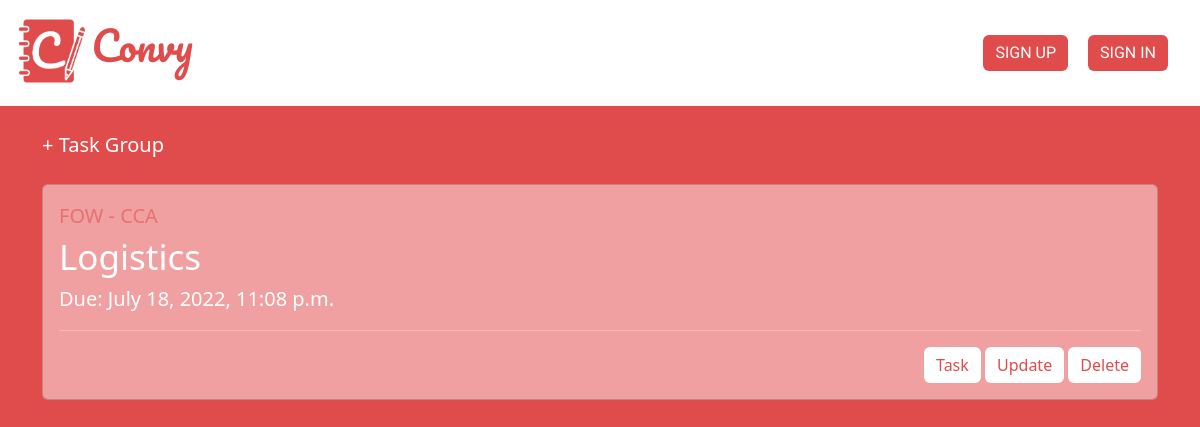
Screenshot of /group/9/taskgroup-list/ with the database file from the repository.
### task/models.py (models this page shows)
class TaskGroup(models.Model):
    user = models.ForeignKey(User, on_delete=models.CASCADE, null = True, blank=True)
    group = models.ForeignKey(Group, on_delete=models.CASCADE, default=1)
    title = models.CharField(max_length=200)
    deadline = models.DateTimeField(null = True, blank = True)
    def __str__(self):
        return self.title

### group/models.py (models this page shows)
class Group(models.Model):
    CATEGORY = (
        ('PERSONAL', 'PERSONAL'),
        ('CCA', 'CCA'),
        ('MODULE', 'MODULE'),
        ('PROJECT', 'PROJECT')
    )
    category = models.CharField(max_length=10, choices=CATEGORY, default='PERS')
    title = models.CharField(max_length=63, blank=False)
    members = models.ManyToManyField(User, blank=True)
    class Meta:
        ordering = ('title',)
    def __str__(self):
        return self.title + " - " + self.category

### group/views.py (the view)
# urls.py: path('<group_id>/taskgroup-list/', views.list_taskgroup, name="taskgroup-list"),
def list_taskgroup(request, group_id):
    taskgroup_list = TaskGroup.objects.filter(group__pk = group_id)
    return render(request, 'group/taskgroup_list.html', {
        'taskgroup_list': taskgroup_list,
   	})

### group/templates/group/taskgroup_list.html (shortened to what this page needs)
{% extends 'authentication/base.html' %}
{% load static %}
{% block content %}
    <link rel="stylesheet" href="{% static 'authentication/styles/base.css' %}" type="text/css">
    <a href="{% url 'group:taskgroup-add' %}" class="add" style="text-decoration: none; font-size: 20px;">&plus; Task Group</a>
    <br> <br>
    {% for taskgroup in taskgroup_list %}
    <div class="card" style="background-color: #F0A0A0">
        <div class="card-body">
            <div style="color: rgba(224, 76, 76, 0.56); font-size: 20px">
                {{ taskgroup.group | upper }}<br>
            </div>
            <div style="color: white; font-size: 35px;">
                {{ taskgroup }} <br>
            </div>
            <div style="color: white; font-size: 20px;">
                Due: {{ taskgroup.deadline }} <br>
            </div>
            <hr>
            <div align="right">
                <a href="{% url 'group:task-list' taskgroup.id %}" class="btn btn-outline-primary">Task</a>
                <a href="{% url 'group:taskgroup-update' taskgroup.pk %}" class="btn btn-outline-success">Update</a>
                <a href="{% url 'group:taskgroup-delete' taskgroup.pk %}" class="btn btn-outline-danger">Delete</a>
            </div>
        </div>
    </div>
    <br>
    {% endfor %}
{% endblock %}

### authentication/static/authentication/styles/base.css (style rules this page uses)
* { margin: 0; padding: 0; box-sizing: border-box; }
body { background-color: #e04c4c; }
.nav-link, .nav-link:hover, a { color: white; }
h1, h3, hr, p, ul, a, li, form { color: white; }
.btn { background-color: white; color: #e04c4c; border: 0px; }

### group/templates/group/taskgroup_list.html (style rules this page uses)
.add { text-decoration: none; font-size: 20px; }

### rows the page displays
TaskGroup: group "FOW - CCA", title "Logistics", deadline "July 18, 2022, 11:08 p.m."
